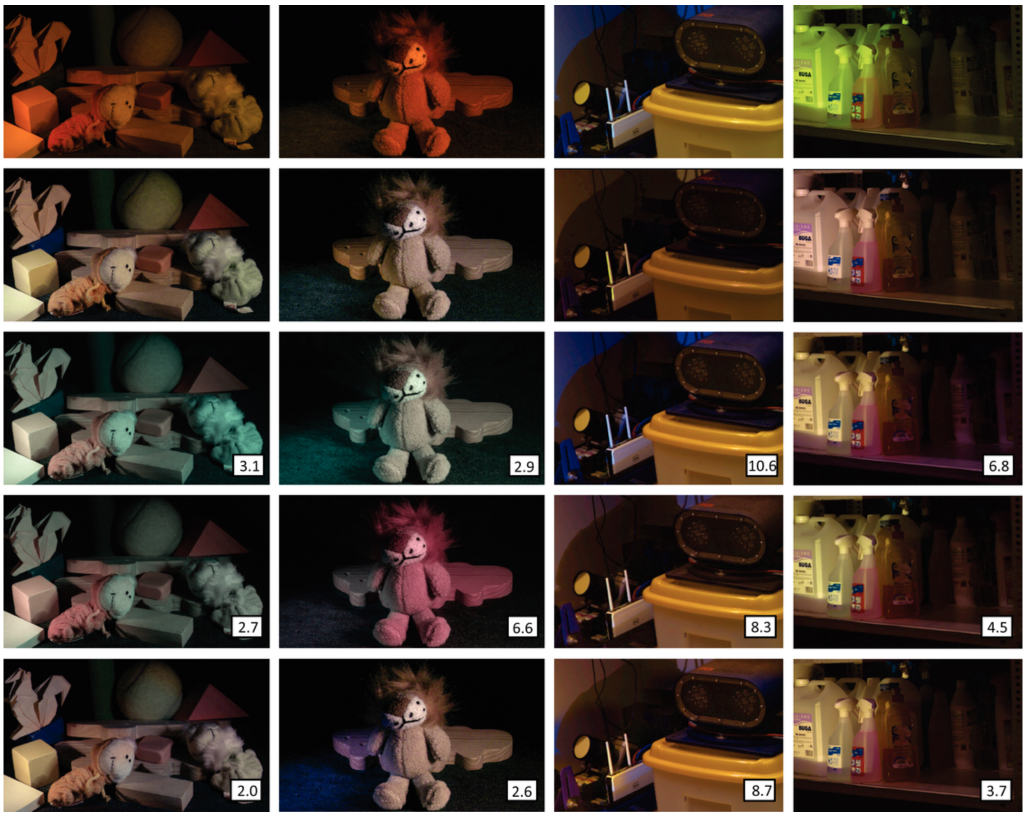
#> input picture img/beigpour-dataset-sample.png, 2062 x 1636 px (shown at 1/2 size)
$ python -i traditional_awb.py   (imports and definitions only)   (older library calls are emulated)
#> lines starting #> are read from the running program, lines starting #| are printed output that depends on the picture
import numpy as np
import cv2
from typing import Literal, Optional

NormMode = Literal["l2", "sum", "max", "none"]


def _check_img(img: np.ndarray) -> None:
    if img.ndim != 3 or img.shape[2] != 3:
        raise ValueError("img deve essere HxWx3 (RGB).")
    if img.dtype != np.float32:
        raise TypeError("img deve essere np.float32.")


# [57 lines left out: functions _check_vid, _normalize, _valid_mask_from, _gaussian_blur_channels, _grad_mag, not called in this run]


def _laplacian_mag(img_ch: np.ndarray) -> np.ndarray:
    lap = cv2.Laplacian(img_ch, cv2.CV_32F, ksize=3, borderType=cv2.BORDER_REFLECT101)
    return np.abs(lap)


# --- Stimatori immagine singola (aggiunto ignore_black) ---
# [51 lines left out: functions illuminant_gray_world, illuminant_white_patch, illuminant_shades_of_gray, not called in this run]


def illuminant_gray_edge(
    img: np.ndarray,
    mask: Optional[np.ndarray] = None,
    p: float = 6.0,
    order: Literal[1, 2] = 1,
    sigma: float = 1.0,
    normalize: NormMode = "l2",
    ignore_black: bool = True,
    eps: float = 1e-8,
) -> np.ndarray:
    if p <= 0:
        raise ValueError("p dev'essere > 0")
    _check_img(img)
    sm = _gaussian_blur_channels(img, sigma)
    # maschera dei pixel validi determinata sull'immagine originale (non sfocata)
    m = _valid_mask_from(img, mask, ignore_black)
    feats = np.empty(3, dtype=np.float32)
    for c in range(3):
        ch = sm[..., c]
        F = _grad_mag(ch) if order == 1 else _laplacian_mag(ch)
        vals = F if m is None else F[m]
        if vals.size == 0:
            raise ValueError("Nessun pixel valido per la stima.")
        m_p = float(np.mean(np.power(vals, p)))
        feats[c] = (m_p + eps) ** (1.0 / p)
    return _normalize(feats, normalize, eps)


# --- Router immagine ---
# [33 lines left out: functions estimate_illuminant, estimate_illuminant_video, not called in this run]

>>> import cv2
>>> picture = cv2.imread('../img/beigpour-dataset-sample.png', cv2.IMREAD_GRAYSCALE)
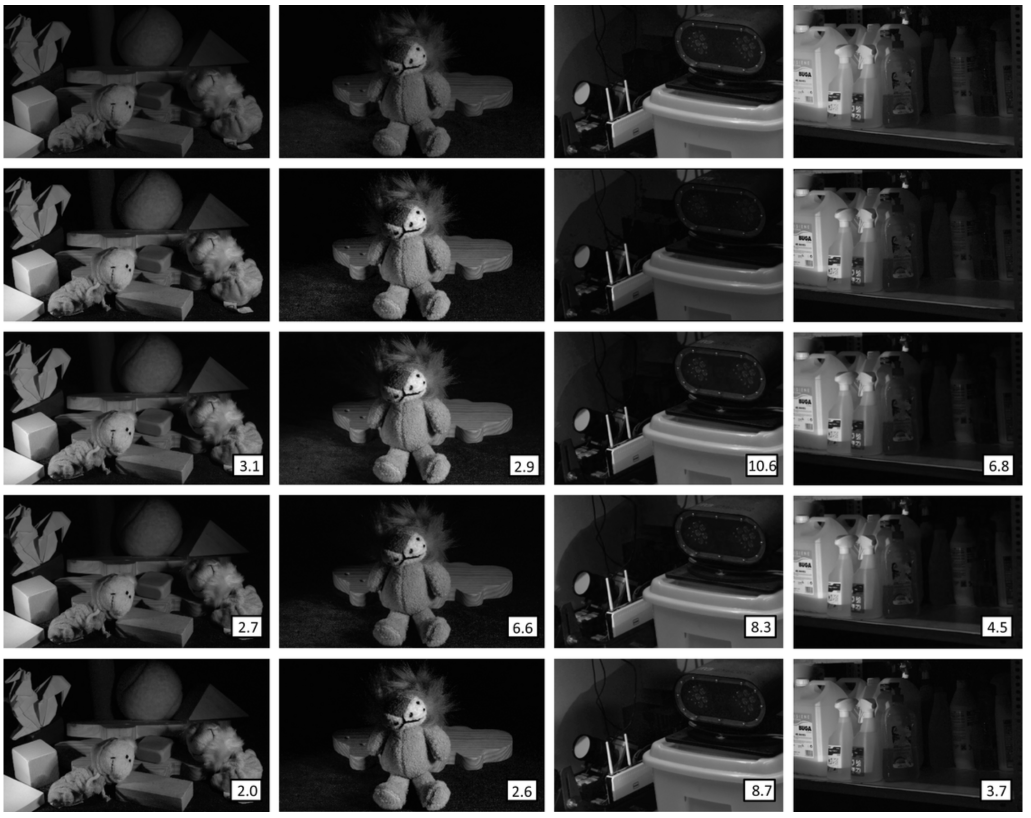
#> picture: shape (1636, 2062) (shown at 1/2 size); min 0, max 255, mean 62.7
>>> result = illuminant_gray_edge(picture)
#> (the run stopped early here; a loop or call above may not have finished)

$ run again, on img/percorso_video.png
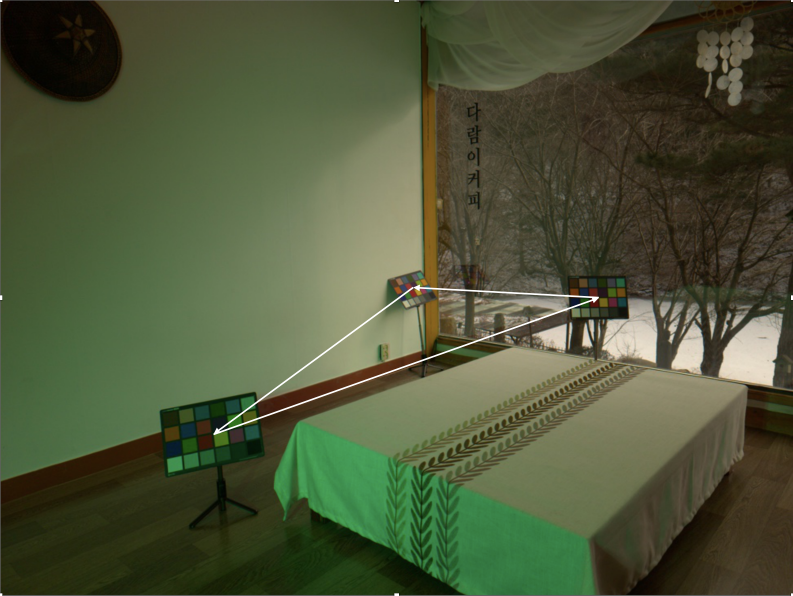
#> input picture img/percorso_video.png, 2378 x 1786 px (shown at 1/3 size)
#> `picture = cv2.imread('../img/beigpour-dataset-sample.png', cv2.IMREAD_..`:
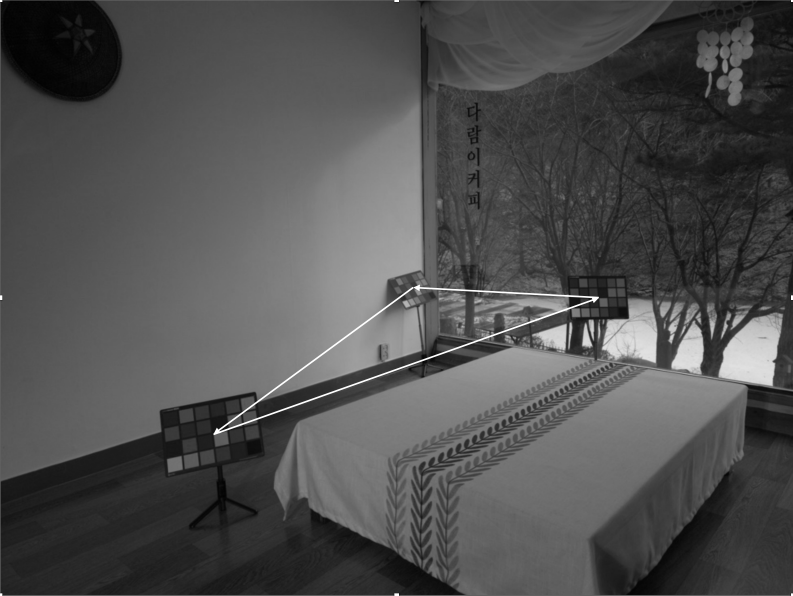
#> picture: shape (1786, 2378) (shown at 1/3 size); min 0, max 255, mean 79.7
